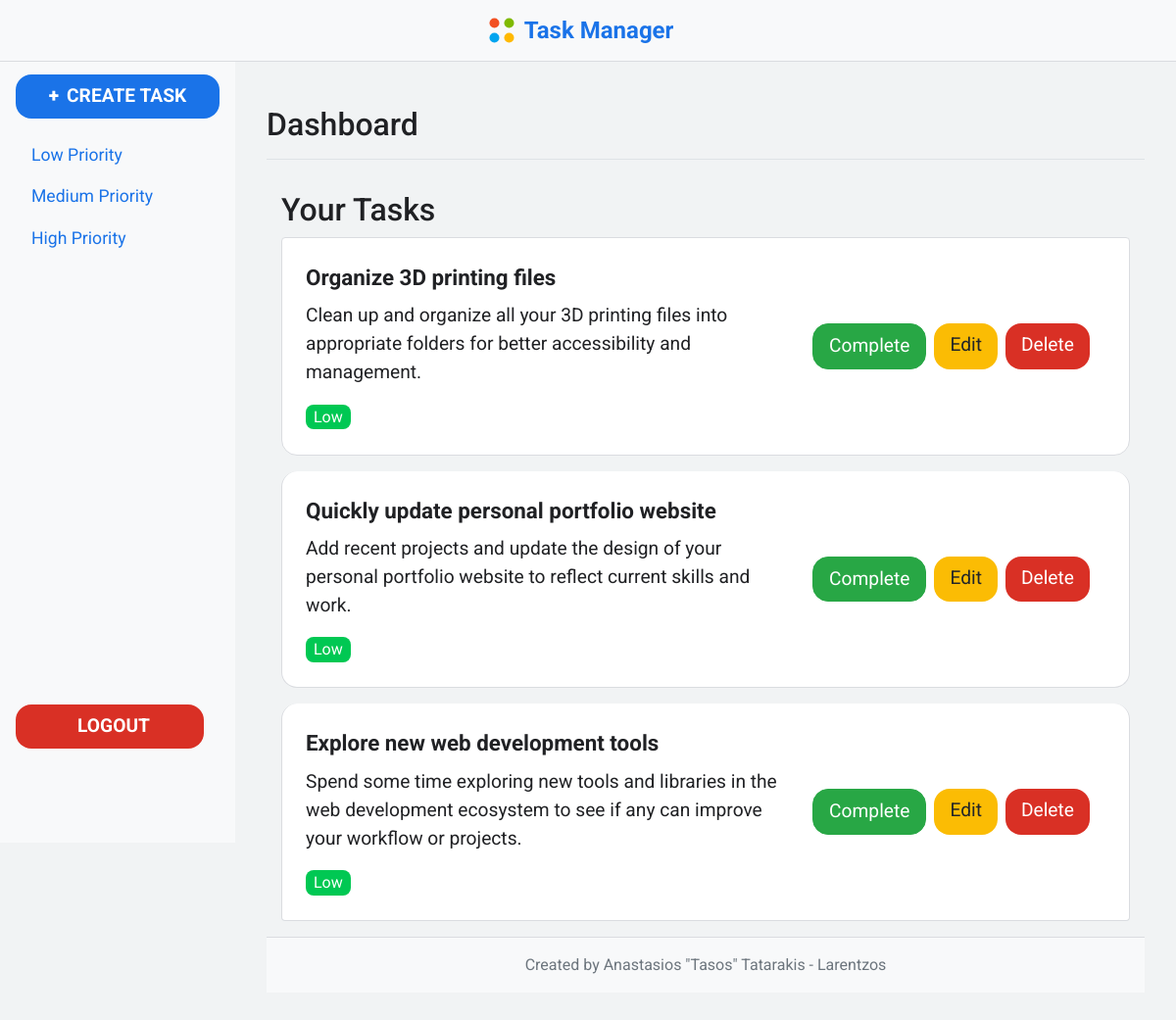
The app's page /tasks?priority=Low (signed in) with its own data.
### models/task.py (models this page shows, shortened)
class Task(db.Model):
    id = db.Column(db.Integer, primary_key=True)
    title = db.Column(db.String(100), nullable=False)
    description = db.Column(db.Text, nullable=False)
    priority = db.Column(db.String(10), nullable=False)
    user_id = db.Column(db.Integer, db.ForeignKey('user.id'), nullable=False)
    completed = db.Column(db.Boolean, default=False, nullable=False)
    owner = db.relationship('User', backref=db.backref('tasks', lazy=True))

### routes/task_routes.py (the view, shortened to what this page needs)
@task_routes.route('/tasks', methods=['GET', 'POST'])
@login_required
def tasks():
    form = TaskForm()
    sort_by = request.args.get('sort_by', 'date')
    order = request.args.get('order', 'asc')
    priority = request.args.get('priority', None)
    query = Task.query.filter_by(user_id=current_user.id)
    if priority:
        query = query.filter_by(priority=priority)
    if sort_by == 'priority':
        if order == 'asc':
            query = query.order_by(Task.priority.asc())
        else:
            query = query.order_by(Task.priority.desc())
    else:  # Default is sorting by date
        if order == 'asc':
            query = query.order_by(Task.id.asc())
        else:
            query = query.order_by(Task.id.desc())
    tasks = query.all()
    return render_template('tasks.html', tasks=tasks, form=form)

### app.py (called while the page is built)
@login_manager.user_loader
def load_user(user_id):
    return User.query.get(int(user_id))

### templates/tasks.html (shortened to what this page needs)
{% extends "base.html" %} {% block content %}
<div class="container-fluid">
  <h2>Your Tasks</h2>
  <ul class="list-group">
    {% for task in tasks %}
    <li
      class="list-group-item d-flex justify-content-between align-items-center {% if task.completed %}completed-task{% endif %}"
    >
      <div>
        <strong>{{ task.title }}</strong>
        <p>{{ task.description }}</p>
        <span class="priority-{{ task.priority|lower }}"
          >{{ task.priority }}</span
        >
      </div>
      <div class="d-flex">
        {% if not task.completed %}
        <form
          action="{{ url_for('task.complete_task', task_id=task.id) }}"
          method="POST"
          class="mr-2"
        >
          <button type="submit" class="btn btn-success">Complete</button>
        </form>
        {% endif %}
        <a
          href="{{ url_for('task.update_task', task_id=task.id) }}"
          class="btn btn-warning"
          >Edit</a
        >
        <a
          href="{{ url_for('task.delete_task', task_id=task.id) }}"
          class="btn btn-danger ml-2"
          >Delete</a
        >
      </div>
    </li>
    {% else %}
    <li class="list-group-item">
      <div class="alert alert-info" role="alert">No tasks available.</div>
    </li>
    {% endfor %}
  </ul>
</div>
{% endblock %}

### static/CSS/base.css (style rules this page uses)
body { background-color: #f1f3f4; font-family: "Roboto", sans-serif; color: #202124; margin: 0; padding: 0; display: flex; flex-direction: column; min-height: 100vh; }

### static/CSS/main_content.css (style rules this page uses)
body { background-color: #f1f3f4; font-family: "Roboto", sans-serif; color: #202124; margin: 0; padding: 0; display: flex; flex-direction: column; min-height: 100vh; }
.container-fluid { padding-top: 1rem; flex: 1; }
.btn { font-size: 1.2rem; padding: 0.5rem 1rem; border-radius: 1rem; transition: background-color 0.3s ease; }
.btn-warning { background-color: #fbbc04; border: none; }
.btn-danger { background-color: #d93025; border: none; }
.list-group-item { font-size: 1.2rem; padding: 1.5rem; margin-bottom: 1rem; border-radius: 1rem; border: 1px solid #dadce0; background-color: #fff; }
.list-group-item strong { display: block; font-size: 1.4rem; margin-bottom: 0.5rem; }
.d-flex > div { margin-right: 1rem; }
.priority-low { background-color: #00c853; color: white; padding: 0.2rem 0.5rem; border-radius: 0.5rem; font-size: 1rem; }

### records on screen
Task: title "Organize 3D printing files", description "Clean up and organize all your 3D printing files into appropriate folders for better accessibility and management.", priority "Low"
Task: title "Quickly update personal portfolio website", description "Add recent projects and update the design of your personal portfolio website to reflect current skills and work.", priority "Low"
Task: title "Explore new web development tools", description "Spend some time exploring new tools and libraries in the web development ecosystem to see if any can improve your workflow or projects.", priority "Low"
